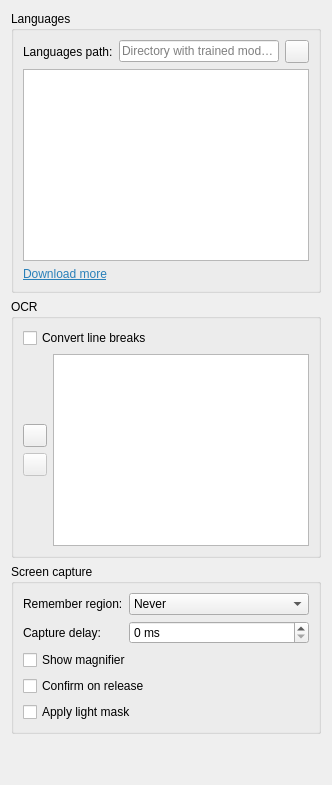
          <widget class="QWidget" name="ocrPage">
           <property name="sizePolicy">
            <sizepolicy hsizetype="Ignored" vsizetype="Ignored">
             <horstretch>0</horstretch>
             <verstretch>0</verstretch>
            </sizepolicy>
           </property>
           <layout class="QVBoxLayout" name="ocrLayout">
            <item>
             <widget class="QGroupBox" name="languagesGroupBox">
              <property name="title">
               <string>Languages</string>
              </property>
              <layout class="QGridLayout" name="ocrLanguagesLayout">
               <item row="1" column="0" colspan="3">
                <widget class="OcrLanguagesListWidget" name="ocrLanguagesListWidget">
                 <property name="toolTip">
                  <string>&lt;html&gt;&lt;head/&gt;&lt;body&gt;&lt;p&gt;Loading additional languages will impact both speed and accuracy, as there is more work to do to decide on the applicable language, and there is more chance of hallucinating incorrect words.&lt;/p&gt;&lt;/body&gt;&lt;/html&gt;</string>
                 </property>
                </widget>
               </item>
               <item row="0" column="0">
                <widget class="QLabel" name="ocrLanguagesPathLabel">
                 <property name="text">
                  <string>Languages path:</string>
                 </property>
                </widget>
               </item>
               <item row="0" column="2">
                <widget class="QToolButton" name="ocrLanguagesPathButton">
                 <property name="toolTip">
                  <string>&lt;html&gt;&lt;head/&gt;&lt;body&gt;&lt;p&gt;Select OCR languages path&lt;/p&gt;&lt;/body&gt;&lt;/html&gt;</string>
                 </property>
                 <property name="icon">
                  <iconset theme="folder">
                   <normaloff>.</normaloff>.</iconset>
                 </property>
                </widget>
               </item>
               <item row="2" column="0">
                <widget class="QLabel" name="downloadMoreLabel">
                 <property name="toolTip">
                  <string>&lt;html&gt;&lt;head/&gt;&lt;body&gt;&lt;p&gt;Open GitHub repository&lt;/p&gt;&lt;/body&gt;&lt;/html&gt;</string>
                 </property>
                 <property name="text">
                  <string>&lt;html&gt;&lt;head/&gt;&lt;body&gt;&lt;p&gt;&lt;a href=&quot;https://github.com/tesseract-ocr/tessdata&quot;&gt;&lt;span style=&quot; text-decoration: underline; color:#2980b9;&quot;&gt;Download more&lt;/span&gt;&lt;/a&gt;&lt;/p&gt;&lt;/body&gt;&lt;/html&gt;</string>
                 </property>
                 <property name="openExternalLinks">
                  <bool>true</bool>
                 </property>
                </widget>
               </item>
               <item row="0" column="1">
                <widget class="QLineEdit" name="ocrLanguagesPathEdit">
                 <property name="placeholderText">
                  <string>Directory with trained models</string>
                 </property>
                </widget>
               </item>
              </layout>
             </widget>
            </item>
            <item>
             <widget class="QGroupBox" name="ocrParametersGroupBox">
              <property name="title">
               <string notr="true">OCR</string>
              </property>
              <layout class="QVBoxLayout" name="ocrParametersLayout">
               <item>
                <widget class="QCheckBox" name="convertLineBreaksCheckBox">
                 <property name="toolTip">
                  <string>&lt;html&gt;&lt;head/&gt;&lt;body&gt;&lt;p&gt;Replace all single line breaks with a space after text recognition&lt;/p&gt;&lt;/body&gt;&lt;/html&gt;</string>
                 </property>
                 <property name="text">
                  <string>Convert line breaks</string>
                 </property>
                </widget>
               </item>
               <item>
                <layout class="QHBoxLayout" name="tesseractParametersTableHorizontalLayout">
                 <item>
                  <layout class="QVBoxLayout" name="tesseractParametersButtonsVerticalLayout">
                   <item>
                    <spacer name="tesseractParametersButtonsVerticalSpacer1">
                     <property name="orientation">
                      <enum>Qt::Vertical</enum>
                     </property>
                     <property name="sizeHint" stdset="0">
                      <size>
                       <width>0</width>
                       <height>0</height>
                      </size>
                     </property>
                    </spacer>
                   </item>
                   <item>
                    <widget class="QToolButton" name="tesseractParametersAddButton">
                     <property name="icon">
                      <iconset theme="list-add">
                       <normaloff>.</normaloff>.</iconset>
                     </property>
                    </widget>
                   </item>
                   <item>
                    <widget class="QToolButton" name="tesseractParametersRemoveButton">
                     <property name="enabled">
                      <bool>false</bool>
                     </property>
                     <property name="icon">
                      <iconset theme="list-remove">
                       <normaloff>.</normaloff>.</iconset>
                     </property>
                    </widget>
                   </item>
                   <item>
                    <spacer name="tesseractParametersButtonsVerticalSpacer2">
                     <property name="orientation">
                      <enum>Qt::Vertical</enum>
                     </property>
                     <property name="sizeHint" stdset="0">
                      <size>
                       <width>0</width>
                       <height>0</height>
                      </size>
                     </property>
                    </spacer>
                   </item>
                  </layout>
                 </item>
                 <item>
                  <widget class="TesseractParametersTableWidget" name="tesseractParametersTableWidget"/>
                 </item>
                </layout>
               </item>
              </layout>
             </widget>
            </item>
            <item>
             <widget class="QGroupBox" name="screenCaptureGroupBox">
              <property name="title">
               <string>Screen capture</string>
              </property>
              <layout class="QFormLayout" name="formLayout_6">
               <item row="0" column="0">
                <widget class="QLabel" name="rememverRegionLabel">
                 <property name="sizePolicy">
                  <sizepolicy hsizetype="Minimum" vsizetype="Minimum">
                   <horstretch>0</horstretch>
                   <verstretch>0</verstretch>
                  </sizepolicy>
                 </property>
                 <property name="text">
                  <string>Remember region:</string>
                 </property>
                </widget>
               </item>
               <item row="0" column="1">
                <widget class="QComboBox" name="rememberRegionComboBox">
                 <property name="toolTip">
                  <string>&lt;html&gt;&lt;head/&gt;&lt;body&gt;&lt;p&gt;When to remember the last selected region&lt;/p&gt;&lt;/body&gt;&lt;/html&gt;</string>
                 </property>
                 <item>
                  <property name="text">
                   <string>Never</string>
                  </property>
                 </item>
                 <item>
                  <property name="text">
                   <string>Remember last</string>
                  </property>
                 </item>
                 <item>
                  <property name="text">
                   <string>Remember always</string>
                  </property>
                 </item>
                </widget>
               </item>
               <item row="1" column="0">
                <widget class="QLabel" name="captureDelayLabel">
                 <property name="text">
                  <string>Capture delay:</string>
                 </property>
                </widget>
               </item>
               <item row="1" column="1">
                <widget class="QSpinBox" name="captureDelaySpinBox">
                 <property name="toolTip">
                  <string>Delay before screen capture</string>
                 </property>
                 <property name="suffix">
                  <string> ms</string>
                 </property>
                 <property name="maximum">
                  <number>10000</number>
                 </property>
                </widget>
               </item>
               <item row="2" column="0" colspan="2">
                <widget class="QCheckBox" name="showMagnifierCheckBox">
                 <property name="toolTip">
                  <string>&lt;html&gt;&lt;head/&gt;&lt;body&gt;&lt;p&gt;Show a magnifier next to the cursor&lt;/p&gt;&lt;/body&gt;&lt;/html&gt;</string>
                 </property>
                 <property name="text">
                  <string>Show magnifier</string>
                 </property>
                </widget>
               </item>
               <item row="3" column="0" colspan="2">
                <widget class="QCheckBox" name="confirmOnReleaseCheckBox">
                 <property name="enabled">
                  <bool>true</bool>
                 </property>
                 <property name="toolTip">
                  <string>&lt;html&gt;&lt;head/&gt;&lt;body&gt;&lt;p&gt;Finish capturing the fragment when the mouse button is released&lt;/p&gt;&lt;/body&gt;&lt;/html&gt;</string>
                 </property>
                 <property name="text">
                  <string>Confirm on release</string>
                 </property>
                </widget>
               </item>
               <item row="4" column="0" colspan="2">
                <widget class="QCheckBox" name="applyLightMaskCheckBox">
                 <property name="toolTip">
                  <string>&lt;html&gt;&lt;head/&gt;&lt;body&gt;&lt;p&gt;Apply a slight fog to the unselected part&lt;/p&gt;&lt;/body&gt;&lt;/html&gt;</string>
                 </property>
                 <property name="text">
                  <string>Apply light mask</string>
                 </property>
                </widget>
               </item>
              </layout>
             </widget>
            </item>
            <item>
             <spacer name="ocrSpacer">
              <property name="orientation">
               <enum>Qt::Vertical</enum>
              </property>
              <property name="sizeHint" stdset="0">
               <size>
                <width>20</width>
                <height>40</height>
               </size>
              </property>
             </spacer>
            </item>
           </layout>
          </widget>
